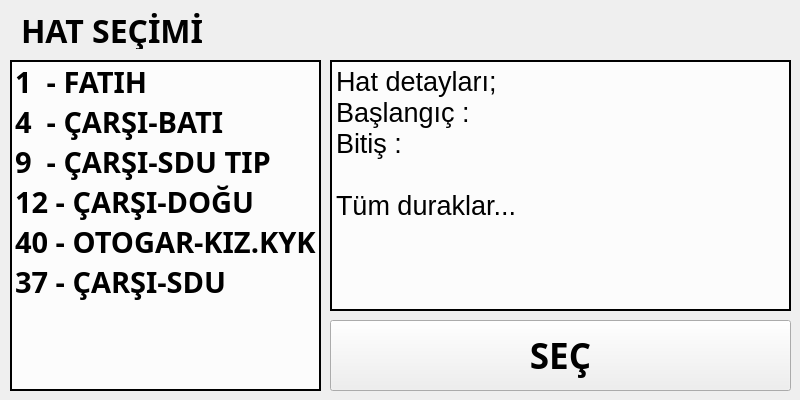
    <widget class="QWidget" name="tab_2">
     <attribute name="title">
      <string>Hatlar</string>
     </attribute>
     <widget class="QListWidget" name="listWidget">
      <property name="geometry">
       <rect>
        <x>10</x>
        <y>60</y>
        <width>311</width>
        <height>331</height>
       </rect>
      </property>
      <property name="font">
       <font>
        <family>Ubuntu Mono</family>
        <pointsize>22</pointsize>
        <weight>75</weight>
        <bold>true</bold>
       </font>
      </property>
      <property name="styleSheet">
       <string notr="true">background:rgba(255,255,255,200);border:2px solid #000;</string>
      </property>
      <property name="frameShape">
       <enum>QFrame::NoFrame</enum>
      </property>
      <property name="verticalScrollBarPolicy">
       <enum>Qt::ScrollBarAlwaysOff</enum>
      </property>
      <property name="horizontalScrollBarPolicy">
       <enum>Qt::ScrollBarAlwaysOff</enum>
      </property>
      <property name="movement">
       <enum>QListView::Static</enum>
      </property>
      <property name="flow">
       <enum>QListView::TopToBottom</enum>
      </property>
      <property name="resizeMode">
       <enum>QListView::Fixed</enum>
      </property>
      <property name="viewMode">
       <enum>QListView::ListMode</enum>
      </property>
      <property name="sortingEnabled">
       <bool>false</bool>
      </property>
      <item>
       <property name="text">
        <string>1  - FATIH</string>
       </property>
      </item>
      <item>
       <property name="text">
        <string>4  - ÇARŞI-BATI</string>
       </property>
      </item>
      <item>
       <property name="text">
        <string>9  - ÇARŞI-SDU TIP</string>
       </property>
      </item>
      <item>
       <property name="text">
        <string>12 - ÇARŞI-DOĞU</string>
       </property>
      </item>
      <item>
       <property name="text">
        <string>40 - OTOGAR-KIZ.KYK</string>
       </property>
      </item>
      <item>
       <property name="text">
        <string>37 - ÇARŞI-SDU</string>
       </property>
      </item>
     </widget>
     <widget class="QLabel" name="label">
      <property name="geometry">
       <rect>
        <x>10</x>
        <y>10</y>
        <width>311</width>
        <height>41</height>
       </rect>
      </property>
      <property name="font">
       <font>
        <family>Ubuntu Mono</family>
        <pointsize>24</pointsize>
        <weight>75</weight>
        <bold>true</bold>
       </font>
      </property>
      <property name="styleSheet">
       <string notr="true">color:#000;padding:2px;</string>
      </property>
      <property name="text">
       <string>HAT SEÇİMİ</string>
      </property>
     </widget>
     <widget class="QPushButton" name="pushButton">
      <property name="geometry">
       <rect>
        <x>330</x>
        <y>320</y>
        <width>461</width>
        <height>71</height>
       </rect>
      </property>
      <property name="font">
       <font>
        <family>Ubuntu Mono</family>
        <pointsize>26</pointsize>
        <weight>75</weight>
        <bold>true</bold>
       </font>
      </property>
      <property name="styleSheet">
       <string notr="true">color:#000;</string>
      </property>
      <property name="text">
       <string>SEÇ</string>
      </property>
     </widget>
     <widget class="QTextEdit" name="textEdit">
      <property name="geometry">
       <rect>
        <x>330</x>
        <y>60</y>
        <width>461</width>
        <height>251</height>
       </rect>
      </property>
      <property name="styleSheet">
       <string notr="true">background:rgba(255,255,255,200);border:2px solid #000;</string>
      </property>
      <property name="html">
       <string>&lt;!DOCTYPE HTML PUBLIC &quot;-//W3C//DTD HTML 4.0//EN&quot; &quot;http://www.w3.org/TR/REC-html40/strict.dtd&quot;&gt;
&lt;html&gt;&lt;head&gt;&lt;meta name=&quot;qrichtext&quot; content=&quot;1&quot; /&gt;&lt;style type=&quot;text/css&quot;&gt;
p, li { white-space: pre-wrap; }
&lt;/style&gt;&lt;/head&gt;&lt;body style=&quot; font-family:'Ubuntu'; font-size:11pt; font-weight:400; font-style:normal;&quot;&gt;
&lt;p style=&quot; margin-top:0px; margin-bottom:0px; margin-left:0px; margin-right:0px; -qt-block-indent:0; text-indent:0px;&quot;&gt;&lt;span style=&quot; font-size:20pt;&quot;&gt;Hat detayları;&lt;br /&gt;Başlangıç : &lt;/span&gt;&lt;/p&gt;
&lt;p style=&quot; margin-top:0px; margin-bottom:0px; margin-left:0px; margin-right:0px; -qt-block-indent:0; text-indent:0px;&quot;&gt;&lt;span style=&quot; font-size:20pt;&quot;&gt;Bitiş : &lt;/span&gt;&lt;/p&gt;
&lt;p style=&quot;-qt-paragraph-type:empty; margin-top:0px; margin-bottom:0px; margin-left:0px; margin-right:0px; -qt-block-indent:0; text-indent:0px; font-size:20pt;&quot;&gt;&lt;br /&gt;&lt;/p&gt;
&lt;p style=&quot; margin-top:0px; margin-bottom:0px; margin-left:0px; margin-right:0px; -qt-block-indent:0; text-indent:0px;&quot;&gt;&lt;span style=&quot; font-size:20pt;&quot;&gt;Tüm duraklar...&lt;/span&gt;&lt;/p&gt;&lt;/body&gt;&lt;/html&gt;</string>
      </property>
     </widget>
    </widget>
